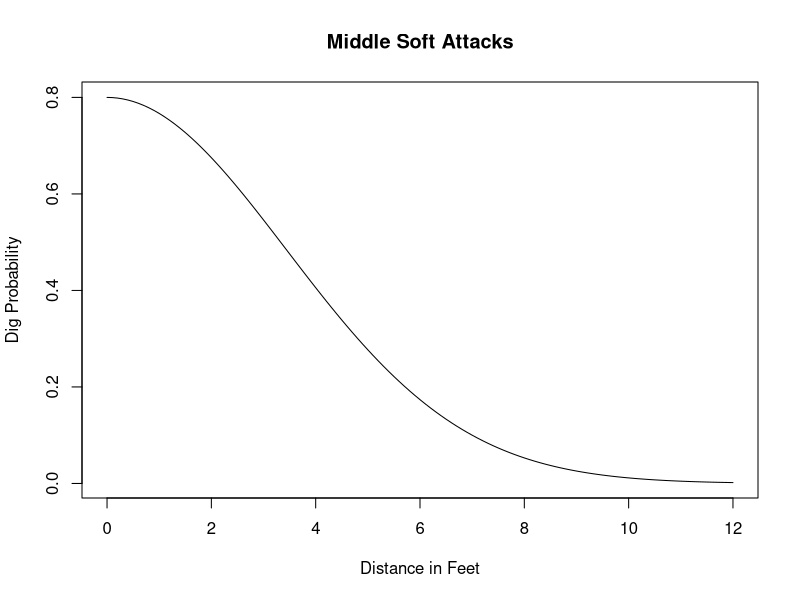
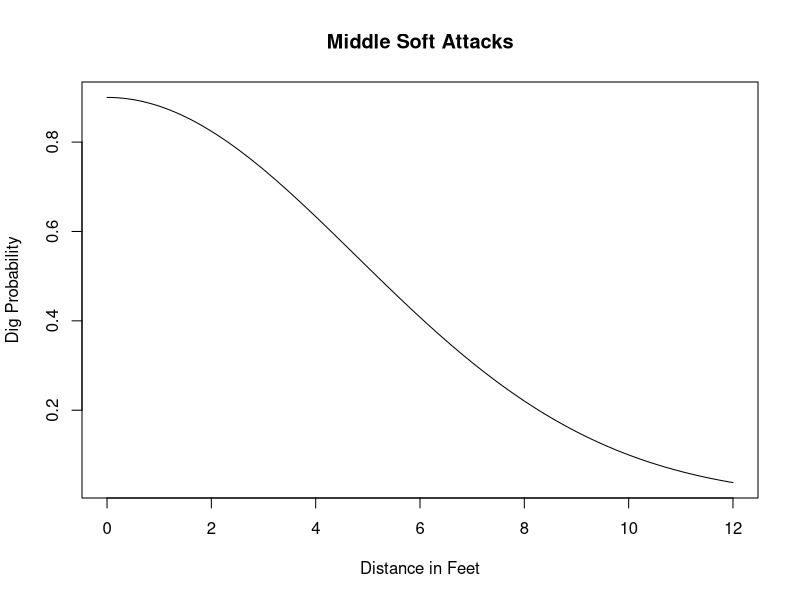
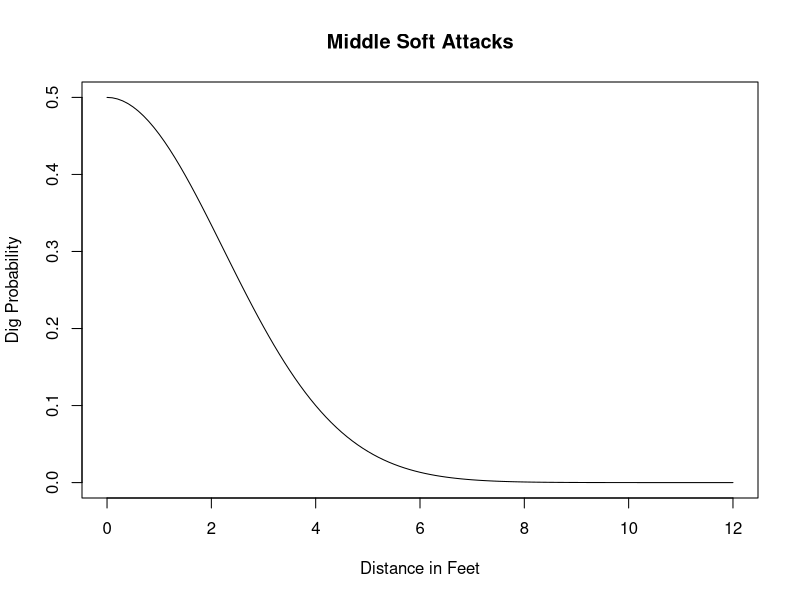
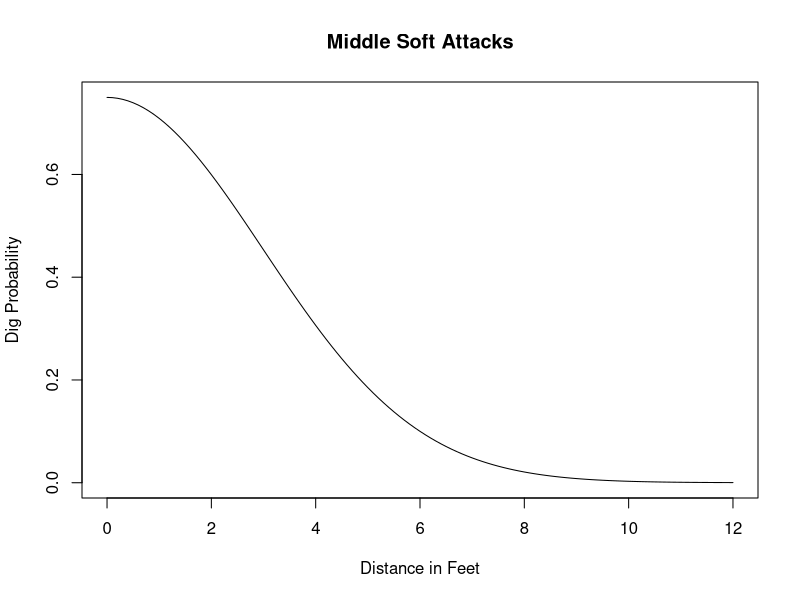

These charts were generated, in order, by the following R code: (Note: this script raises an error after producing the figures.)
# Load necessary libraries
library(dplyr)
library(plyr)
library(readr)
library(data.table)
library(MASS)



# Function to calculate coefficients for dig probability
calc_coef<- function(prob_0, prob_max_dist, max_dist){
  alpha <- prob_0
  beta <- (log(prob_max_dist/alpha))/(max_dist^2)
  
  # Nested function to calculate probability
  calc_prob <- function(distance, alpha_val = alpha, beta_val = beta){
    dig_prob <- alpha_val * exp(beta_val * distance^2)
    return(dig_prob)
  }
  
  
  return(list(alpha = alpha, beta = beta))
}


# Define coefficients for different attack types
pin_hard_attacks <- calc_coef(0.80, 0.10, 0.7)
pin_soft_attacks <- calc_coef(0.90, 0.10, 1)
middle_hard_attacks <- calc_coef(0.50, 0.10, .4)
middle_soft_attacks <- calc_coef(0.75, 0.10, .6)



# Functions to visualize dig probability by attack type
calc_coef_plot<- function(prob_0, prob_max_dist, max_dist) {
  alpha <- prob_0
  beta <- (log(prob_max_dist/alpha)) / (max_dist^2)
  
  # Nested function to calculate probability
  calc_prob <- function(distance, alpha_val = alpha, beta_val = beta){
    dig_prob <- alpha_val * exp(beta_val * distance^2)
    return(dig_prob)
  }
  
  # Generate plot -- Update with attack type
  distance_grid <- seq(from = 0, to = 12, by = 0.1)
  plot(
    x = distance_grid,
    y = calc_prob(distance_grid),
    type = 'l',
    xlab = 'Distance in Feet',
    ylab = 'Dig Probability',
    main = 'Middle Soft Attacks' #Update with attack type
  )
  
  return(list(alpha = alpha, beta = beta))
}


# Visualizations for each attack type:

  # Pin Hard Attacks
  calc_coef_plot(0.80, 0.10, 7)
  
  # Pin Soft Attacks
  calc_coef_plot(0.90, 0.10, 10)
  
  # Middle Hard Attacks
  calc_coef_plot(0.50, 0.10, 4)
  
  # Middle Soft Attacks
  calc_coef_plot(0.75, 0.10, 6)


  
# Objective function for probability calculation
objective_function <- function(alpha, beta, x, y, x_0, y_0) {
  return(alpha * exp(beta * ((x - x_0)^2 + (y - y_0)^2)))
}


# Function to perform gradient ascent to update coordinates (x_0, y_0)
gradient_ascent <- function(alpha, beta, x, y, x_0, y_0, step_size = 0.1, 
                            tolerance = 0.0001) {
  
  prev_obj <- objective_function(alpha, beta, x, y, x_0, y_0)
  
  while (TRUE) {
    # Compute gradients
    df_dx0 <- mean(2 * alpha * beta * (x_0 - x) * exp(beta * ((x - x_0)^2 + (y - y_0)^2)))
    df_dy0 <- mean(2 * alpha * beta * (y_0 - y) * exp(beta * ((x - x_0)^2 + (y - y_0)^2)))
    
    
    # Update coordinates using gradient ascent rule
    x_0_new <- x_0 + step_size * df_dx0
    y_0_new <- y_0 + step_size * df_dy0
    
    # Calculate the change in objective function
    obj_new <- objective_function(alpha, beta, x, y, x_0_new, y_0_new)
    obj_change <- abs(obj_new - prev_obj)
    
    # Check for convergence
    if (all(obj_change < tolerance)) {
      break
    }
    
    # Update coordinates and objective value for the next iteration
    x_0 <- x_0_new
    y_0 <- y_0_new
    prev_obj <- obj_new
  }
  
  return(list(x_0 = x_0, y_0 = y_0))
}



# Calculate distance between two points
distance <- function(x1, x2, y1, y2) {
  return(sqrt((x2 - x1)^2 + (y2 - y1)^2))
}

# Assign each data point to the nearest cluster center
assign_clusters <- function(data, centers) {
  clusters <- rep(NA, nrow(data))
  
  for (i in 1:nrow(data)) {
    distances <- apply(centers, 1, function(c) distance(data[i,1], c[1], 
                                                        data[i,2], c[2]))
    clusters[i] <- which.min(distances)
  }
  
  return(clusters)
}



# Update cluster centers based on gradient ascent
update_centers <- function(data, clusters, k, initial_centers, alpha, beta, 
                           step_size = 0.01, tolerance = 0.0001) {
  new_centers <- matrix(NA, nrow = k, ncol = 2)
  
  for (i in 1:k) {
    cluster_points <- data[clusters == i, 1:2]
    if (nrow(cluster_points) > 0) {
      x <- cluster_points[, 1]
      y <- cluster_points[, 2]
      center_coord <- gradient_ascent(alpha[clusters == i], beta[clusters == i], 
                                      x, y, initial_centers[i,1], 
                                      initial_centers[i,2], 
                                      step_size, tolerance)
      new_centers[i, ] <- c(center_coord$x_0, center_coord$y_0)
    }
  }
  
  return(new_centers)
}


# K-means clustering algorithm with probabilities -- Pin Attacks
kmeans_probs <- function(data, k, max_iter = 100, tol = 1e-6, step_size = 0.01, 
                         tolerance = 0.0001) {
  # Initialize centers randomly
  centers <- data[sample(nrow(data), k), 1:2]
  
  for (iter in 1:max_iter) {
    
    # Assign each data point to the nearest center
    clusters <- assign_clusters(data, centers)
    
    # Set alpha and beta based on attack type
    alpha <- ifelse(
      data$attack_type %in% c('hard attack'), 
      pin_hard_attacks$alpha, 
      pin_soft_attacks$alpha
    )
    
    beta <- ifelse(
      data$attack_type %in% c('hard attack'), 
      pin_hard_attacks$beta, 
      pin_soft_attacks$beta
    )
    
    # Update cluster centers
    new_centers <- update_centers(data, clusters, k, centers, alpha, beta, step_size, tolerance)
    
    # Check for convergence
    obj_changes <- colSums(abs(new_centers - centers))
    if (max(obj_changes) < tol) {
      break
    }
    
    centers <- new_centers
  }
  
  return(list(clusters = clusters, centers = centers))
}


# K-means clustering algorithm with probabilities -- Middle Attacks
kmeans_for_middle <- function(data, k, max_iter = 100, tol = 1e-6, step_size = 0.01, tolerance = 0.0001) {
  # Pick centers randomly
  centers <- data[sample(nrow(data), k), 1:2]
  
  for (iter in 1:max_iter) {
    
    # Assign each data point to the nearest center
    clusters <- assign_clusters(data, centers)
    
    # Set alpha and beta based on attack type
    alpha <- ifelse(
      data$attack_type %in% c('hard attack'), 
      middle_hard_attacks$alpha, 
      middle_soft_attacks$alpha
    )
    
    beta <- ifelse(
      data$attack_type %in% c('hard attack'), 
      middle_hard_attacks$beta, 
      middle_soft_attacks$beta
    )
    
    # Update centers
    new_centers <- update_centers(data, clusters, k, centers, alpha, beta, step_size, tolerance)
    
    # Check for convergence
    obj_changes <- colSums(abs(new_centers - centers))
    if (max(obj_changes) < tol) {
      break
    }
    
    centers <- new_centers
  }
  
  return(list(clusters = clusters, centers = centers))
}




# Visualizations and Results

results <- kmeans_probs(oh_coordinates, k = 4)
clusters_1 <- results$clusters
centers_1 <- results$centers


outside_altered_kmeans<-kmeans_probs(oh_coordinates, k=4)
# Adjusted bounced balls and dug balls
kde2d(x = oh_coordinates$end_coordinate_x, y = oh_coordinates$end_coordinate_y, h = 0.3, n = 400, lims = c(0,4,0,7)) |> 
  image(col = viridis::viridis_pal()(400))
title(main='Outside Attacks')
points(x= outside_altered_kmeans$centers[,1], y = outside_altered_kmeans$centers[,2], col = 'white', pch = 16)
# Draw horizontal lines
segments(x0 = 0.5, x1 = 3.5, y0 = c(0.5, 2.5, 3.5, 4.5, 6.5), y1 = c(0.5, 2.5, 3.5, 4.5, 6.5), col = 'white', lwd = 2)
# Draw vertical lines
segments(x0 = c(0.5, 3.5), x1 = c(0.5, 3.5), y0 = 0.5, y1 = 6.5, col = 'white', lwd = 2)



rightside_altered_kmeans<-kmeans_probs(rh_coordinates, k=4)
# Adjusted bounced balls and dug balls
kde2d(x = rh_coordinates$end_coordinate_x, y = rh_coordinates$end_coordinate_y, h = 0.3, n = 400, lims = c(0,4,0,7)) |> 
  image(col = viridis::viridis_pal()(400))
title(main='Rightside Attacks')
points(x= rightside_altered_kmeans$centers[,1], y = rightside_altered_kmeans$centers[,2], col = 'white', pch = 16)
# Draw horizontal lines
segments(x0 = 0.5, x1 = 3.5, y0 = c(0.5, 2.5, 3.5, 4.5, 6.5), y1 = c(0.5, 2.5, 3.5, 4.5, 6.5), col = 'white', lwd = 2)
# Draw vertical lines
segments(x0 = c(0.5, 3.5), x1 = c(0.5, 3.5), y0 = 0.5, y1 = 6.5, col = 'white', lwd = 2)



middle_altered_kmeans<-kmeans_for_middle(mb_coordinates, k=3)
# Adjusted bounced balls and dug balls
kde2d(x = mb_coordinates$end_coordinate_x, y = mb_coordinates$end_coordinate_y, h = 0.3, n = 400, lims = c(0,4,0,7)) |> 
  image(col = viridis::viridis_pal()(400))
title(main='Middle Attacks')
points(x= middle_altered_kmeans$centers[,1], y = middle_altered_kmeans$centers[,2], col = 'white', pch = 16)
# Draw horizontal lines
segments(x0 = 0.5, x1 = 3.5, y0 = c(0.5, 2.5, 3.5, 4.5, 6.5), y1 = c(0.5, 2.5, 3.5, 4.5, 6.5), col = 'white', lwd = 2)
# Draw vertical lines
segments(x0 = c(0.5, 3.5), x1 = c(0.5, 3.5), y0 = 0.5, y1 = 6.5, col = 'white', lwd = 2)



mb_clusters<-kmeans(data.frame(combined_mb$end_coordinate_x, combined_mb$end_coordinate_y), 4)
# Adjusted bounced balls and dug balls
kde2d(x = combined_mb$end_coordinate_x, y = combined_mb$end_coordinate_y, h = 0.3, n = 400, lims = c(0,4,0,7)) |> 
  image(col = viridis::viridis_pal()(400))
title(main='Middle Attacks')
points(x= mb_clusters$centers[,1], y = mb_clusters$centers[,2], col = 'white', pch = 16)
# Draw horizontal lines
segments(x0 = 0.5, x1 = 3.5, y0 = c(0.5, 2.5, 3.5, 4.5, 6.5), y1 = c(0.5, 2.5, 3.5, 4.5, 6.5), col = 'white', lwd = 2)
# Draw vertical lines
segments(x0 = c(0.5, 3.5), x1 = c(0.5, 3.5), y0 = 0.5, y1 = 6.5, col = 'white', lwd = 2)
